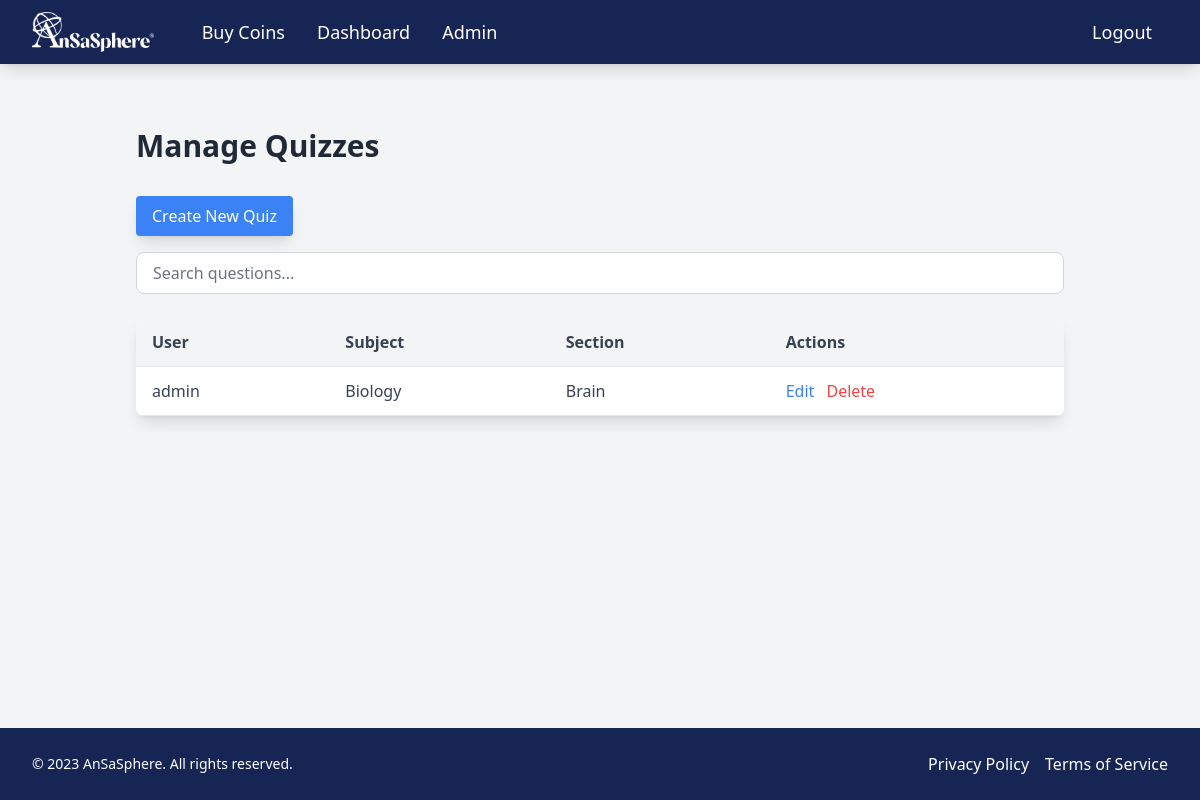
/admin_dashboard/quizzes/ (signed in), run on the app's committed database.
### eduPathCare/models.py (models this page shows, shortened)
class Quiz(models.Model):
    quiz_id = models.AutoField(primary_key=True)
    user = models.ForeignKey(User, on_delete=models.CASCADE)
    subject = models.ForeignKey(Subject, on_delete=models.CASCADE)
    section = models.ForeignKey(Section, on_delete=models.CASCADE)  # Add this line
    total_score = models.PositiveIntegerField()
    attempts_count = models.PositiveIntegerField(default=1)
    completed_at = models.DateTimeField()
    time_spent = models.PositiveIntegerField(default=0)  # Time spent in seconds
    class Meta:
        unique_together = ('user', 'subject', 'section')  # Ensure only one quiz per user, subject, and section

class User(AbstractBaseUser, PermissionsMixin):
    ROLE_CHOICES = [
        ('student', 'Student'),
        ('mentor', 'Mentor'),
        ('admin', 'Admin'),
    ]
    user_id = models.AutoField(primary_key=True)
    username = models.CharField(max_length=150, unique=True)
    email = models.EmailField(unique=True)
    role = models.CharField(max_length=10, choices=ROLE_CHOICES, default='student')
    first_name = models.CharField(max_length=50)
    last_name = models.CharField(max_length=50)
    profile_picture = models.ImageField(upload_to='profile_pics/', blank=True, null=True)
    bio = models.TextField(blank=True, null=True)
    is_staff = models.BooleanField(default=False)
    is_superuser = models.BooleanField(default=False)
    created_at = models.DateTimeField(auto_now_add=True)
    updated_at = models.DateTimeField(auto_now=True)
    coins = models.PositiveIntegerField(default=0)  # Add this line to track coins
    otp = models.CharField(max_length=6, blank=True, null=True)  # Add OTP field
    is_verified = models.BooleanField(default=False)  # Add verification status field
    objects = UserManager()
    USERNAME_FIELD = 'email'
    REQUIRED_FIELDS = ['username']

class Subject(models.Model):
    subject_id = models.AutoField(primary_key=True)
    subject_name = models.CharField(max_length=255)
    description = models.TextField()
    price = models.PositiveIntegerField(default=0)  # Change to coins (integer)
    featured = models.BooleanField(default=False)

class Section(models.Model):
    section_id = models.AutoField(primary_key=True)
    subject = models.ForeignKey(Subject, on_delete=models.CASCADE)
    section_name = models.CharField(max_length=255)
    section_order = models.PositiveIntegerField()
    text_content = models.TextField()
    image_content = models.URLField(blank=True, null=True)
    created_at = models.DateTimeField(auto_now_add=True)
    updated_at = models.DateTimeField(auto_now=True)
    is_completed = models.BooleanField(default=False)

### eduPathCare/views_admin.py (the view)
@login_required
@user_passes_test(lambda u: u.is_superuser)
def manage_quizzes(request):
    quizzes = Quiz.objects.all()
    return render(request, 'admin/manage_quizzes.html', {'quizzes': quizzes})

### eduPathCare/templates/admin/manage_quizzes.html (shortened to what this page needs)
{% extends 'base.html' %}
{% block content %}
<div class="container mx-auto px-4 py-8">
    <h1 class="text-3xl font-bold mb-8 text-gray-800">Manage Quizzes</h1>
    <a href="{% url 'create_quiz' %}" class="bg-blue-500 hover:bg-blue-600 text-white px-4 py-2 rounded mb-4 inline-block shadow-lg transition duration-300 ease-in-out">Create New Quiz</a>
    <div class="mb-6">
        <input
            type="text"
            id="search-input"
            placeholder="Search questions..."
            class="w-full px-4 py-2 border border-gray-300 rounded-lg focus:ring-2 focus:ring-blue-500 focus:border-blue-500 transition duration-300"
        />
    </div>
    <div class="overflow-x-auto bg-white rounded-lg shadow-lg">
        <table class="min-w-full bg-white">
            <thead class="bg-gray-100">
                <tr>
                    <th class="py-3 px-4 border-b text-left text-gray-700">User</th>
                    <th class="py-3 px-4 border-b text-left text-gray-700">Subject</th>
                    <th class="py-3 px-4 border-b text-left text-gray-700">Section</th>
                    <th class="py-3 px-4 border-b text-left text-gray-700">Actions</th>
                </tr>
            </thead>
            <tbody>
                {% for quiz in quizzes %}
                <tr class="hover:bg-gray-50 transition duration-200 ease-in-out">
                    <td class="py-3 px-4 border-b text-gray-700">{{ quiz.user.username }}</td>
                    <td class="py-3 px-4 border-b text-gray-700">{{ quiz.subject.subject_name }}</td>
                    <td class="py-3 px-4 border-b text-gray-700">{{ quiz.section.section_name }}</td>
                    <td class="py-3 px-4 border-b">
                        <a href="{% url 'edit_quiz' quiz.quiz_id %}" class="text-blue-500 hover:text-blue-600 transition duration-200 ease-in-out">Edit</a>
                        <a href="{% url 'delete_quiz' quiz.quiz_id %}" class="text-red-500 hover:text-red-600 ml-2 transition duration-200 ease-in-out">Delete</a>
                    </td>
                </tr>
                {% endfor %}
            </tbody>
        </table>
    </div>
</div>
{% endblock %}

### data on the page
Quiz: user.username "admin", subject.subject_name "Biology", section.section_name "Brain"
